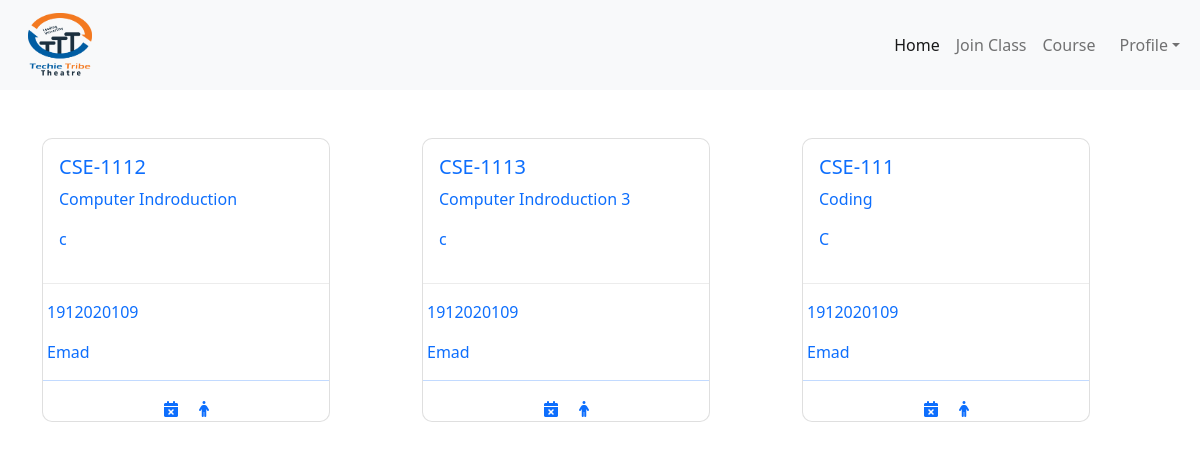
Page /student/ (signed in) on the committed database.
### student/models.py (models this page shows)
class JoinClass(models.Model):
    student = models.ForeignKey(Student, on_delete=models.CASCADE)
    myclass = models.ForeignKey(CreateClass, on_delete=models.CASCADE)

### teacher/models.py (models this page shows, shortened)
class CreateClass(models.Model):
    user = models.ForeignKey(User, on_delete=models.CASCADE)
    class_code_name = models.CharField(max_length=100)
    section = models.CharField(max_length=100, null=True, blank=True)
    subject_name = models.CharField(max_length=100, null=True, blank=True)
    room = models.CharField(max_length=100)
    classcode = models.CharField(max_length=100)

### mainapp/models.py (models this page shows, shortened)
class Student(models.Model):
    id_no = models.IntegerField()
    first_name = models.CharField(max_length=100)
    last_name = models.CharField(max_length=100)
    email = models.EmailField()
    password = models.CharField(max_length=100)
    cpassword = models.CharField(max_length=100)

### student/views.py (the view)
# urls.py: path('', StudentHome.as_view(), name='home'),
class StudentHome(View):
    def get(self, request):
        student = request.session.get("student")
        if student:
            studentuser = Student.objects.get(pk=student)
            classview = JoinClass.objects.filter(student=studentuser)
            return render(request, 'student_home.html', {'classview': classview})
        else:
            return redirect("/")

### student/templates/student_home.html (shortened to what this page needs)
{% extends 'base_student.html' %} <br />
{% load static %} <br />
{% block content %}
<link rel="stylesheet" href="{% static 'css/card.css' %}" />
<link
  rel="stylesheet"
  href="https://cdnjs.cloudflare.com/ajax/libs/font-awesome/6.1.1/css/all.min.css"
/>
<section class="wrapper">
  <div class="container">
    <div class="row">
      {% for cr in classview %}
      <div class="col-lg-4 mt-5">
        <a href="{% url 'class_view_work' cr.id %}">
          <div class="card" style="width: 18rem">
            <div class="card-body">
              <h5 class="card-title">{{cr.myclass.class_code_name}}</h5>
              <p class="card-text">{{cr.myclass.subject_name}}</p>
              <p class="card-text">{{cr.myclass.section}}</p>
            </div>
            <hr class="mhr" />
            <div class="ms-1">
              <p>{{cr.student.id_no}}</p>
              <p>{{cr.student.first_name}} {{cr.last.first_name}}</p>
            </div>
            <hr />
            <div class="text-center">
              <a href=""><i class="fa-solid fa-calendar-xmark me-3"></i></a>
              <a href=""><i class="fa-solid fa-person"></i></a>
            </div>
          </div>
        </a>
      </div>
      {% endfor %}
    </div>
  </div>
</section>
{% endblock content %}

### teacher/static/css/form.css (style rules this page uses)
*, *:before, *:after { -webkit-box-sizing: border-box; box-sizing: border-box; }

### teacher/static/css/card.css (style rules this page uses)
a { text-decoration: none; }
.card { border-radius: 10px; }
.mhr { color: rgb(178, 179, 180); }

### rows in the picture
JoinClass: myclass.class_code_name "CSE-1112", myclass.subject_name "Computer Indroduction", myclass.section "c", student.id_no "1912020109", student.first_name "Emad"
JoinClass: myclass.class_code_name "CSE-1113", myclass.subject_name "Computer Indroduction 3", myclass.section "c", student.id_no "1912020109", student.first_name "Emad"
JoinClass: myclass.class_code_name "CSE-111", myclass.subject_name "Coding", myclass.section "C", student.id_no "1912020109", student.first_name "Emad"
